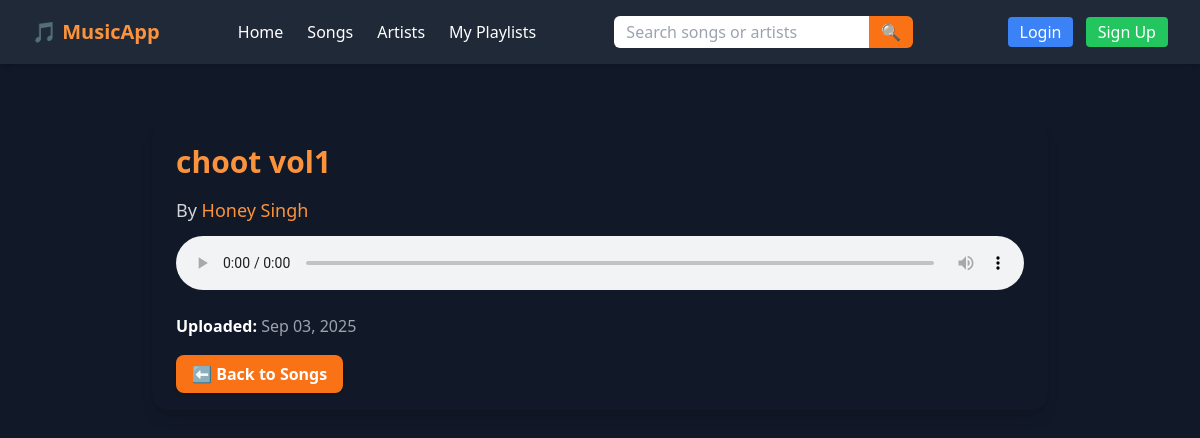
/songs/5/, run on the app's committed database.
### music/models.py (models this page shows)
class Song(models.Model):
    title = models.CharField(max_length=200)
    audio_file = models.FileField(upload_to='songs/') # mp3/m4a/wav/ogg, etc.
    cover = models.ImageField(upload_to='covers/', blank=True, null=True)
    artists = models.ManyToManyField(Artist, related_name='songs')
    duration_seconds = models.PositiveIntegerField(blank=True, null=True)
    created_at = models.DateTimeField(auto_now_add=True)

class Artist(models.Model):
    name = models.CharField(max_length=120, unique=True)
    bio = models.TextField(blank=True)
    image = models.ImageField(upload_to='artists/', blank=True, null=True)

### music/views.py (the view)
# urls.py: path('songs/<int:pk>/', views.song_detail, name='song_detail'),
def song_detail(request, pk):
    song = get_object_or_404(Song.objects.prefetch_related('artists'), pk=pk)
    return render(request, 'music/song_detail.html', {'song': song})

### music/templates/music/song_detail.html (shortened to what this page needs)
{% extends "base.html" %}
{% block content %}
<div class="max-w-4xl mx-auto mt-8 bg-gray-900 text-white rounded-2xl shadow-lg p-6">
    <h1 class="text-3xl font-bold text-orange-400 mb-4">
        {{ song.title }}
    </h1>
    <p class="text-lg text-gray-300 mb-3">
        By
        {% for artist in song.artists.all %}
            <a href="{% url 'artist_detail' artist.id %}" class="text-orange-400 hover:underline">
                {{ artist.name }}
            </a>{% if not forloop.last %}, {% endif %}
        {% endfor %}
    </p>
    <div class="mb-6">
        <audio controls autoplay class="w-full">
            <source src="{{ song.file.url }}" type="audio/mpeg">
        </audio>
    </div>
    <div class="text-gray-400">
        <p><span class="font-semibold text-white">Uploaded:</span> {{ song.created_at|date:"M d, Y" }}</p>
    </div>
    <div class="mt-6">
        <a href="{% url 'song_list' %}"
           class="bg-orange-500 hover:bg-orange-600 text-white font-semibold py-2 px-4 rounded-lg shadow">
            ⬅ Back to Songs
        </a>
    </div>
</div>
{% endblock %}

### data on the page
Song: title "choot vol1", created_at "Sep 03, 2025"
Artist: name "Honey Singh"
